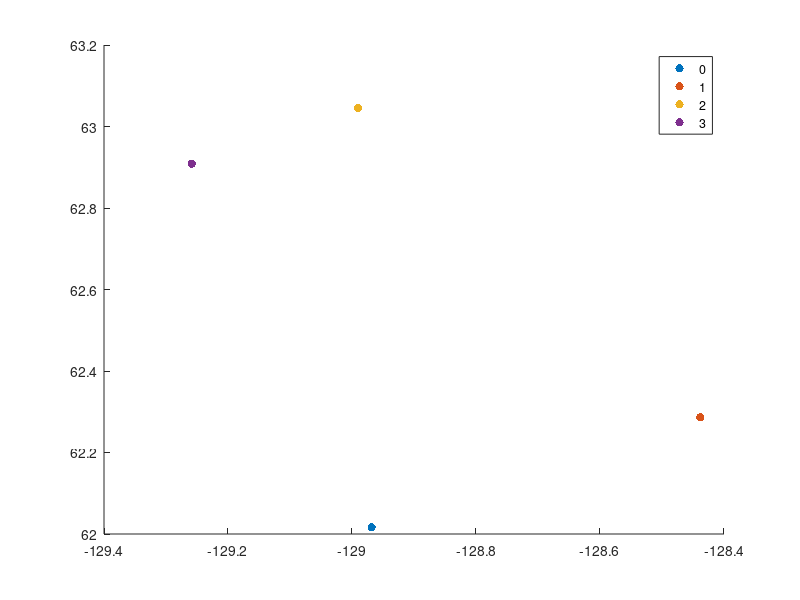

This chart was generated by the following MATLAB code:
close all
clear all

data = dlmread("singleQuad.csv");

hold all
for line = data'
  id = line(1);
  x = line(2);
  y = line(3);
  z = line(4);
  
  scatter3(x,y,z,'filled')
end

legend("0","1","2","3")

